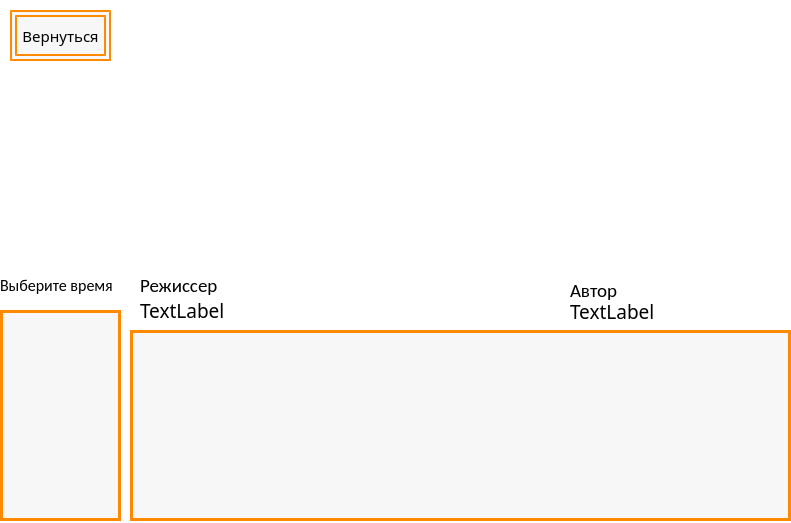
<?xml version="1.0" encoding="UTF-8"?>
<ui version="4.0">
 <class>play</class>
 <widget class="QWidget" name="play">
  <property name="geometry">
   <rect>
    <x>0</x>
    <y>0</y>
    <width>791</width>
    <height>523</height>
   </rect>
  </property>
  <property name="windowTitle">
   <string>form</string>
  </property>
  <property name="styleSheet">
   <string notr="true">background-color: white
</string>
  </property>
  <widget class="QLabel" name="label">
   <property name="geometry">
    <rect>
     <x>9</x>
     <y>10</y>
     <width>781</width>
     <height>251</height>
    </rect>
   </property>
   <property name="text">
    <string/>
   </property>
  </widget>
  <widget class="QListWidget" name="listWidget">
   <property name="geometry">
    <rect>
     <x>0</x>
     <y>310</y>
     <width>121</width>
     <height>211</height>
    </rect>
   </property>
   <property name="font">
    <font>
     <pointsize>11</pointsize>
    </font>
   </property>
   <property name="styleSheet">
    <string notr="true">border: 3px solid #ff8a00;
background-color: #f7f7f7;</string>
   </property>
  </widget>
  <widget class="QPlainTextEdit" name="plainTextEdit">
   <property name="geometry">
    <rect>
     <x>130</x>
     <y>330</y>
     <width>661</width>
     <height>191</height>
    </rect>
   </property>
   <property name="font">
    <font>
     <family>Calibri</family>
     <pointsize>14</pointsize>
    </font>
   </property>
   <property name="styleSheet">
    <string notr="true">border: 3px solid #ff8a00;
background-color: #f7f7f7;</string>
   </property>
   <property name="readOnly">
    <bool>true</bool>
   </property>
  </widget>
  <widget class="QLabel" name="label_2">
   <property name="geometry">
    <rect>
     <x>140</x>
     <y>270</y>
     <width>131</width>
     <height>31</height>
    </rect>
   </property>
   <property name="font">
    <font>
     <family>Calibri</family>
     <pointsize>14</pointsize>
    </font>
   </property>
   <property name="text">
    <string>Режиссер</string>
   </property>
  </widget>
  <widget class="QLabel" name="director">
   <property name="geometry">
    <rect>
     <x>140</x>
     <y>300</y>
     <width>421</width>
     <height>21</height>
    </rect>
   </property>
   <property name="font">
    <font>
     <family>Universal Grotesk Remake</family>
     <pointsize>14</pointsize>
    </font>
   </property>
   <property name="text">
    <string>TextLabel</string>
   </property>
  </widget>
  <widget class="QLabel" name="label_3">
   <property name="geometry">
    <rect>
     <x>570</x>
     <y>280</y>
     <width>61</width>
     <height>21</height>
    </rect>
   </property>
   <property name="font">
    <font>
     <family>Calibri</family>
     <pointsize>14</pointsize>
    </font>
   </property>
   <property name="text">
    <string>Автор</string>
   </property>
  </widget>
  <widget class="QLabel" name="author">
   <property name="geometry">
    <rect>
     <x>570</x>
     <y>301</y>
     <width>211</width>
     <height>21</height>
    </rect>
   </property>
   <property name="font">
    <font>
     <family>Universal Grotesk Remake</family>
     <pointsize>14</pointsize>
    </font>
   </property>
   <property name="text">
    <string>TextLabel</string>
   </property>
  </widget>
  <widget class="QLabel" name="name">
   <property name="geometry">
    <rect>
     <x>8</x>
     <y>10</y>
     <width>781</width>
     <height>201</height>
    </rect>
   </property>
   <property name="font">
    <font>
     <family>Calibri</family>
     <pointsize>40</pointsize>
    </font>
   </property>
   <property name="styleSheet">
    <string notr="true">background-color: rgba(255, 0, 0, 0);
color: white;</string>
   </property>
   <property name="text">
    <string>TextLabel</string>
   </property>
   <property name="alignment">
    <set>Qt::AlignCenter</set>
   </property>
  </widget>
  <widget class="QPushButton" name="back">
   <property name="geometry">
    <rect>
     <x>10</x>
     <y>10</y>
     <width>101</width>
     <height>51</height>
    </rect>
   </property>
   <property name="font">
    <font>
     <family>Universal Grotesk Remake</family>
     <pointsize>11</pointsize>
    </font>
   </property>
   <property name="styleSheet">
    <string notr="true">border: 7px double #ff8a00;
background-color: #f7f7f7;</string>
   </property>
   <property name="text">
    <string>Вернуться</string>
   </property>
  </widget>
  <widget class="QLabel" name="label_4">
   <property name="geometry">
    <rect>
     <x>0</x>
     <y>270</y>
     <width>141</width>
     <height>31</height>
    </rect>
   </property>
   <property name="font">
    <font>
     <family>Calibri</family>
     <pointsize>12</pointsize>
    </font>
   </property>
   <property name="text">
    <string>Выберите время</string>
   </property>
  </widget>
 </widget>
 <resources/>
 <connections/>
</ui>
